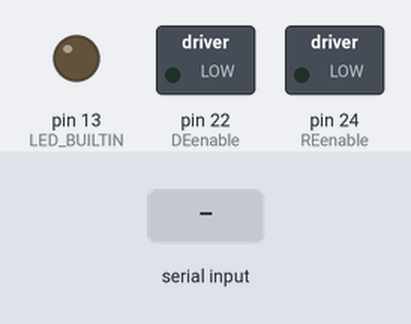
This sketch was run on a simulated Arduino Mega 2560, built with avr-gcc and run on an emulated ATmega2560. Parts: switched loads named in the sketch (green lamp = pin HIGH), output pins drawn as LEDs (lit = HIGH). Inputs (shaded band) come from the test bench. What the sketch prints to the serial monitor is not drawn.

Above: at 3.2 s.
3.3 s: "1\n" received over the second serial link
At 7.8 s:
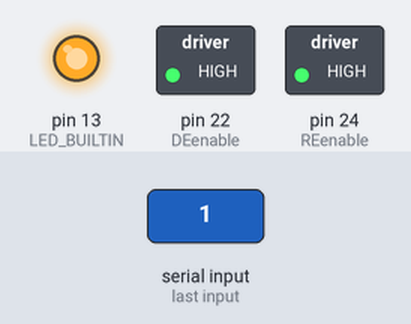
Timing chart, 0 to 20.5 s (numbered marks = the images above; inputs shaded):
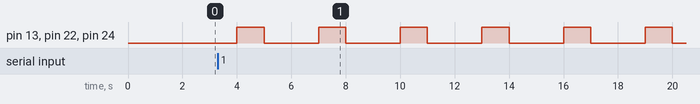

Measured:
- by itself, pin 13 (LED_BUILTIN), pin 22 (DEenable), pin 24 (REenable): alternates HIGH for 1.0 s and LOW for 2.0 s

The sketch:

Mega_Test_no_dice.ino
```cpp
const int DEenable = 22; //Driver Output Enable on MAX485. HIGH to Enable
const int REenable = 24; //Reciever Output Enable on MAX485. LOW to Enable
int incomingByte = 0;
int myTurn = 1;

void setup() {
  // put your setup code here, to run once:
  Serial.begin(9600);
  Serial1.begin(38400);
  delay(1000);

  pinMode(DEenable, OUTPUT);
  pinMode(REenable, OUTPUT);
  pinMode(LED_BUILTIN, OUTPUT);

  digitalWrite(DEenable, LOW); //Disable data being sent to motor
  digitalWrite(REenable, LOW); //Enable data to be sent to Arduino
  delay(1000);
}

void loop() {
  // put your main code here, to run repeatedly:
  if(myTurn == 1) {
    delay(2000);
    digitalWrite(REenable, HIGH); //Disable incoming data from MAX485
    digitalWrite(DEenable, HIGH); //Enable outgoing data from MAX485
    digitalWrite(LED_BUILTIN, HIGH);
    Serial1.print("@%");
    Serial1.write('@');
    //Serial1.write("~");
    Serial1.write('%');
    Serial1.write('\r');
    delay(500);
    // Serial1.print("@0A1_100000");
    // Serial1.write('\r');
    // delay(500);
    // Serial1.print("@0B1_1000");
    // Serial1.write('\r');
    // delay(500);
    // Serial1.print("@0M1_4000");
    // Serial1.write('\r');
    // delay(500);
    // Serial1.print("@0N1_500");
    // Serial1.write('\r');
    // delay(500);
    // Serial1.print("@0T1_100");
    // Serial1.write('\r');
    // delay(500);
    // Serial1.print("@0R8");
    // Serial1.write('\r');
    // delay(500);
    // Serial1.print("@0+");
    // Serial1.write('\r');
    // delay(500);
    // Serial1.print("@0G1");
    // Serial1.write('\r');
    // delay(500);
    Serial.print("I sent");

    //Serial1.print("Back at you");
    //Serial1.write('\r');
    delay(500);
    digitalWrite(DEenable, LOW); //Disable outgoing data from MAX485
    digitalWrite(REenable, LOW); //Enable incoming data from MAX485
    digitalWrite(LED_BUILTIN, LOW);
    //myTurn = 0;
  }

  while(Serial1.available()){
    incomingByte = Serial1.read();
    Serial.print("I received: ");
    Serial.println(incomingByte, HEX);
    myTurn = 1;
  }
}
```
